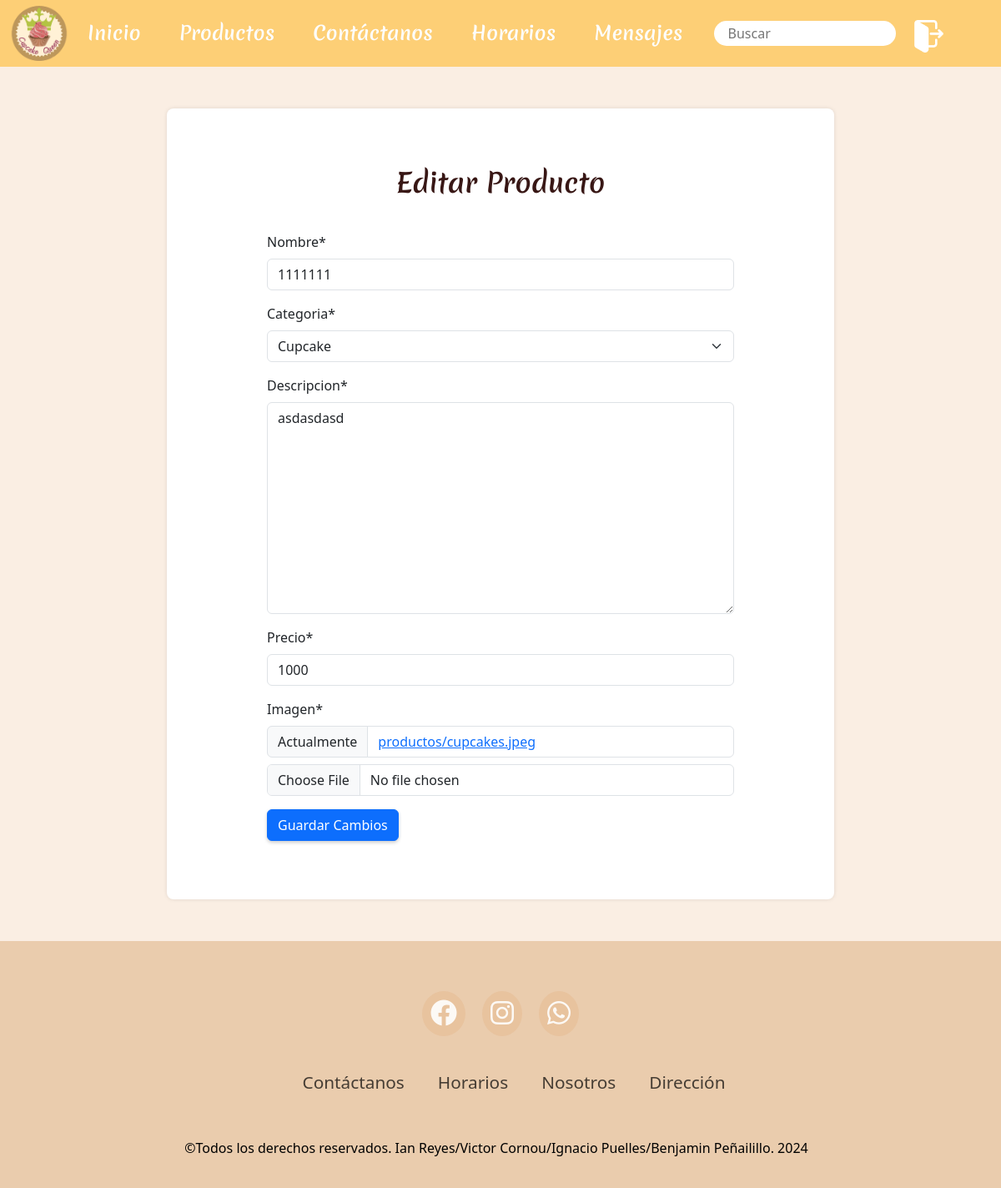
Page /editar/21/ (signed in) on the earlier database version.
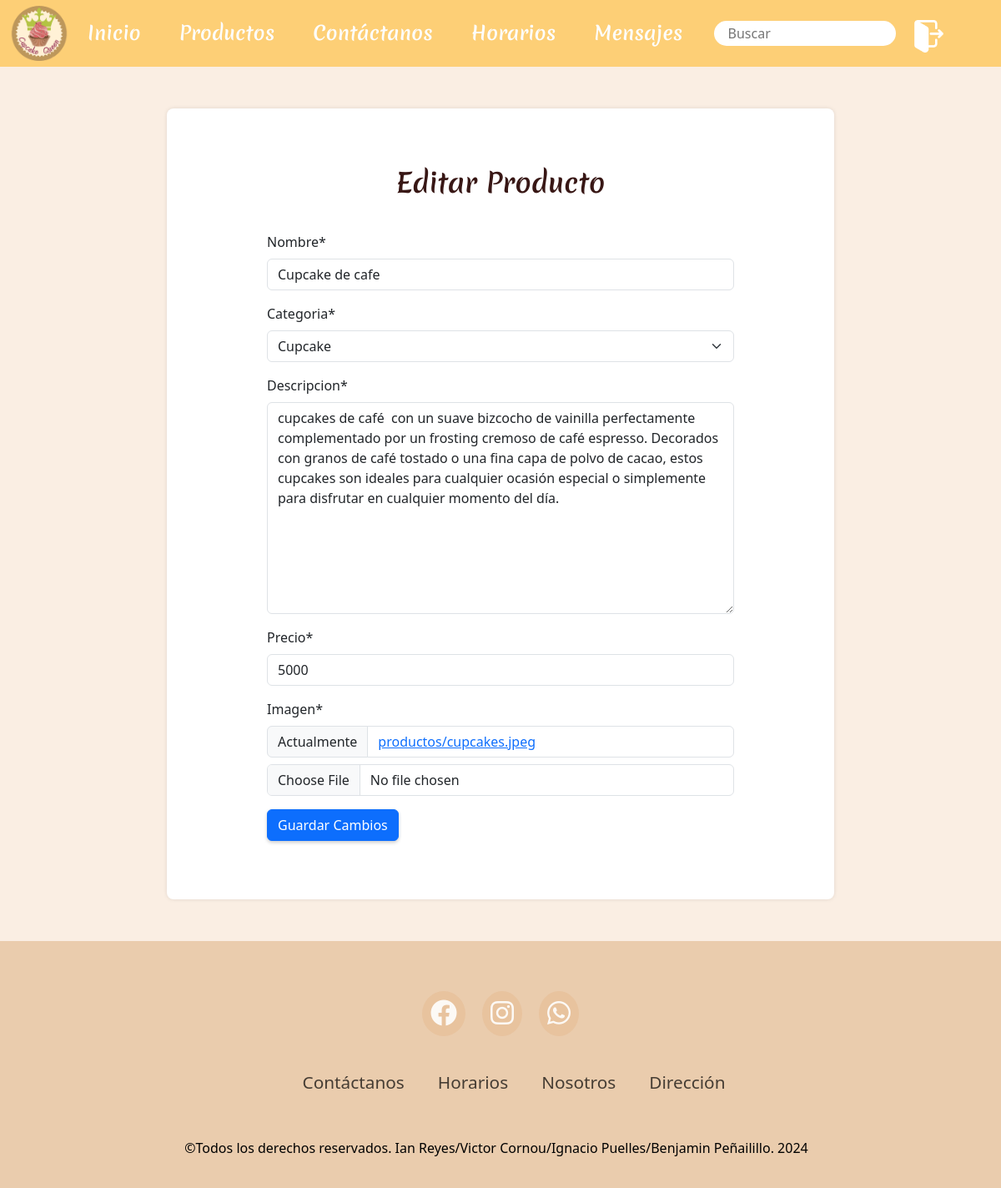
Same page on the later database version.
### pagina/models.py (models this page shows, shortened)
class Producto(models.Model):
    nombre = models.CharField(max_length=100)
    categoria = models.ForeignKey(Categoria, on_delete=models.CASCADE, default=1)
    descripcion = models.TextField()
    precio = models.IntegerField()
    imagen = models.ImageField(upload_to='productos/')

class Categoria(models.Model):
    nombre = models.CharField(max_length=100, unique=True)
    descripcion = models.TextField(blank=True, null=True)
    def __str__(self):
        return self.nombre

### pagina/views.py (the view)
# urls.py: path('editar/<int:producto_id>/', views.editarProducto, name='editarProducto'),
@user_passes_test(superuser_required)
def editarProducto(request, producto_id):
    producto = get_object_or_404(Producto, id=producto_id)
    if request.method == 'POST':
        form = ProductoForm(request.POST, request.FILES, instance=producto)
        if form.is_valid():
            form.save()
            return redirect('productos')
    else:
        form = ProductoForm(instance=producto)
    return render(request, 'editarProducto.html', {'form': form, 'producto': producto})

### pagina/forms.py
class ProductoForm(forms.ModelForm):
    class Meta:
        model = Producto
        fields = ['nombre', 'categoria', 'descripcion', 'precio', 'imagen']

### pagina/views.py (called while the page is built)
def superuser_required(user):
    return user.is_superuser

### pagina/templates/editarProducto.html (shortened to what this page needs)
{% extends "base.html" %}
{% load crispy_forms_tags %}
{% block content %}
<div class="container-editar">
    <div class="editar">
        <h2>Editar Producto</h2>
        <div class="mami">
            <form method="post" enctype="multipart/form-data">
                {{ form|crispy }}
                <button type="submit" class="btn btn-primary">Guardar Cambios</button>
            </form>
        </div>
    </div>
</div>
{% endblock %}

Differences in the rows shown:
changed Producto "Cupcake": nombre "1111111" → "Cupcake de cafe"; descripcion "asdasdasd" → "cupcakes de café con un suave bizcocho de vainilla perfectamente complementado por un frosting cremoso de café espresso. Decorados con granos de café tostado o una fina capa de polvo de cacao, estos cupcakes son ideales para cualquier ocasión especial o simplemente para disfrutar en cualquier momento del día."; precio "1000" → "5000"
